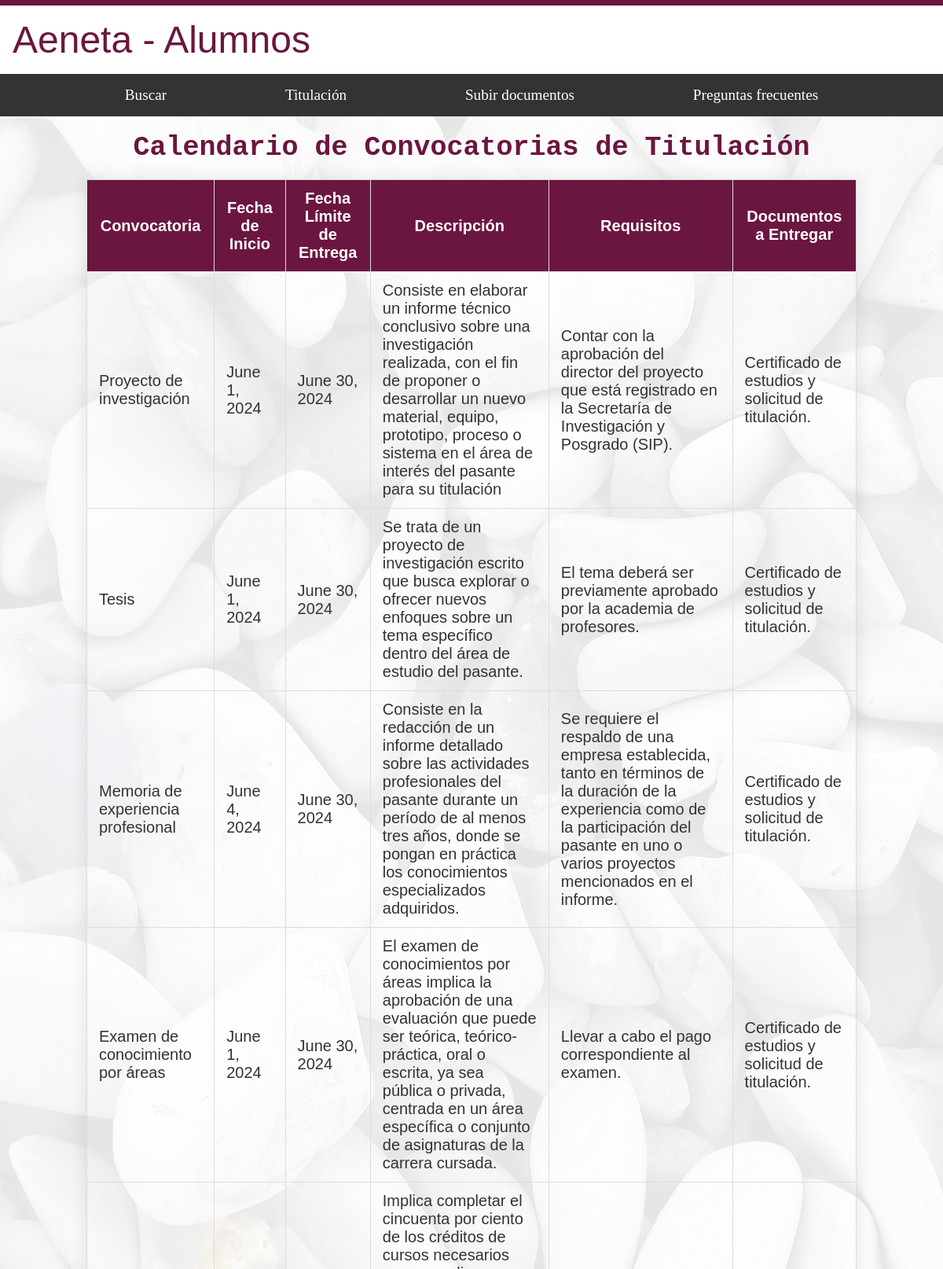
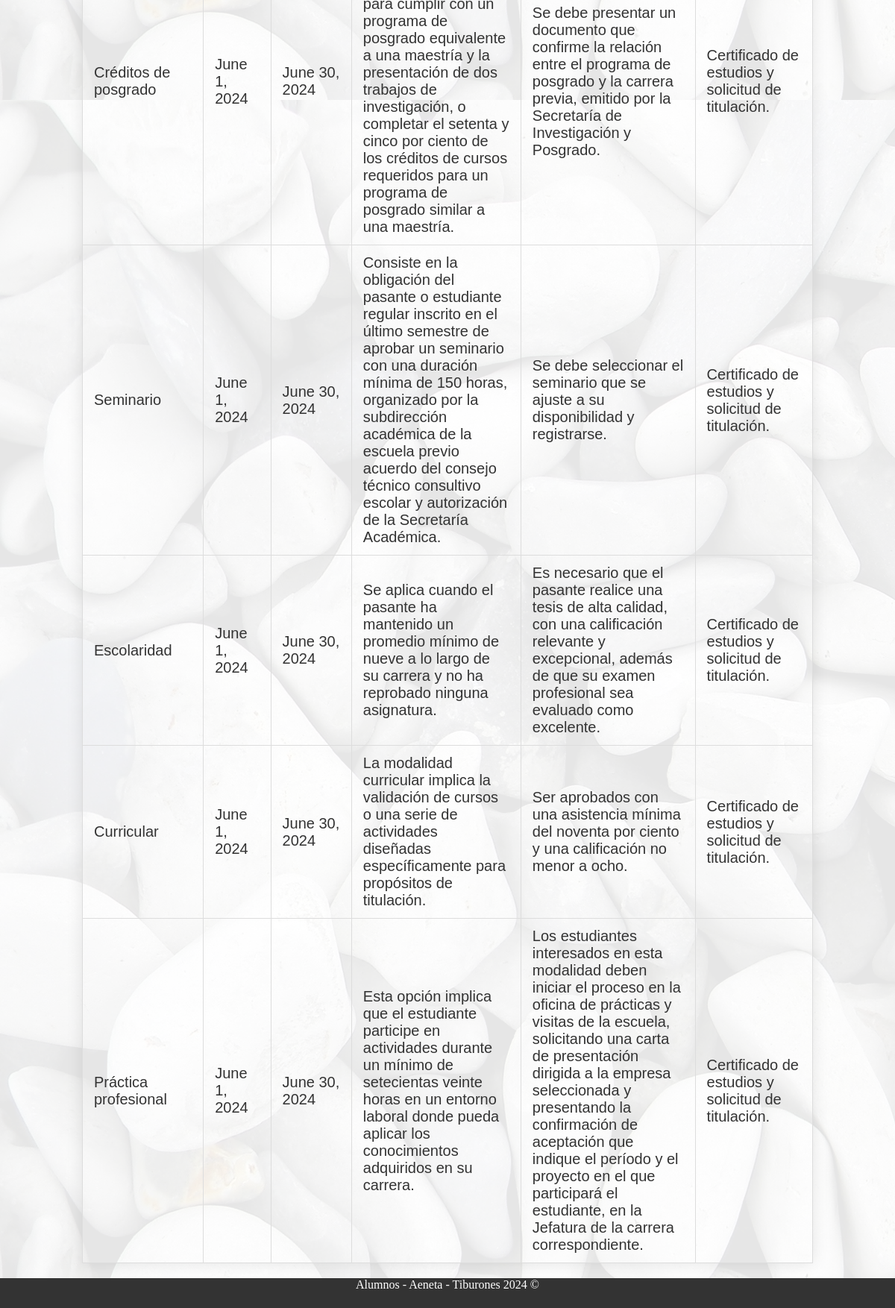
The app's page /alumnos/titulacion/calendario_titulacion/ (signed in) with its own data (2 pictures, top to bottom).
### administracion/models.py (models this page shows, shortened)
class FormaTitulacion(models.Model):
    convocatoria = models.CharField(max_length=100)
    fecha_inicio = models.DateField()
    fecha_limite_entrega = models.DateField()
    descripcion = models.TextField()
    requisitos = models.TextField()
    documentos_a_entregar = models.TextField()

### alumnos/views.py (the view)
# urls.py: path('titulacion/calendario_titulacion/', AlumnosTitulacionCalendario.as_view(), name='calendario_titulacion'),
class AlumnosTitulacionCalendario(AlumnoRequiredMixin, TemplateView):
    template_name = 'alumnos/titulacion/calendario_titulacion.html'
    def get_context_data(self, **kwargs):
        context = super().get_context_data(**kwargs)
        context['convocatorias'] = FormaTitulacion.objects.all()
        return context

### alumnos/mixins.py (called while the page is built)
    def dispatch(self, request, *args, **kwargs):
        if not request.user.is_authenticated:
            return self.handle_no_permission()
        if not request.user.is_alumno:
            messages.error(request, 'No tienes permiso para ver esta página.')
            return redirect('nombre_de_la_url_por_defecto')
        return super().dispatch(request, *args, **kwargs)

### alumnos/templates/alumnos/titulacion/calendario_titulacion.html
{% extends "base_generic_alumnos.html" %}
{% block content %}
  <div id="fondo">
    <div class="contenedor_principal letra_texto">
        <h1 class="letra_titulos">Calendario de Convocatorias de Titulación</h1>
        <table>
            <thead>
                <tr>
                    <th>Convocatoria</th>
                    <th>Fecha de Inicio</th>
                    <th>Fecha Límite de Entrega</th>
                    <th>Descripción</th>
                    <th>Requisitos</th>
                    <th>Documentos a Entregar</th>
                </tr>
            </thead>
            <tbody>
                {% for convocatoria in convocatorias %}
                <tr>
                    <td>{{ convocatoria.convocatoria }}</td>
                    <td>{{ convocatoria.fecha_inicio }}</td>
                    <td>{{ convocatoria.fecha_limite_entrega }}</td>
                    <td>{{ convocatoria.descripcion }}</td>
                    <td>{{ convocatoria.requisitos }}</td>
                    <td>{{ convocatoria.documentos_a_entregar }}</td>
                </tr>
                {% endfor %}
                </tbody>
            </table>
    </div>
  </div>
{% endblock %}

### alumnos/static/styles/base_alumnos.css (style rules this page uses)
html { margin: 0; padding: 0; overflow-x: hidden; box-sizing: border-box; }
.header-flex-container, #fondo, footer { width: 100%; max-width: 100%; box-sizing: border-box; }
body { margin: 0; padding: 0; min-height: 100vh; display: flex; flex-direction: column; }
.header-flex-container, #fondo, footer { width: 100%; }
#fondo { position: relative; flex: 1; display: flex; flex-direction: column; justify-content: center; }
#fondo::before { content: ''; background-image: url('/static/image_alumnos/fondo_alumnos.jpg'); opacity: 0.1; top: 0; left: 0; bottom: 0; right: 0; position: absolute; z-index: -1; }
.contenedor_principal { position: relative; margin: auto; width: 85%; z-index: 2; padding: 10px; overflow: hidden; }
.letra_titulos { font-family: monospace; color: #6b1640; font-size: 35px; text-align: center; }
.letra_texto { font-family: sans-serif; color: black; font-size: 20px; text-align: justify; }

### alumnos/static/styles/estatus_titulacion.css (style rules this page uses)
*, *::before, *::after { margin: 0; padding: 0; box-sizing: border-box; }

### alumnos/static/styles/subir_documento.css (style rules this page uses)
.contenedor_principal { position: relative; margin: auto; width: 85%; z-index: 2; padding: 10px; }
.letra_titulos { font-family: monospace; color: #6b1640; font-size: 35px; text-align: center; }
.letra_texto { font-family: sans-serif; color: black; font-size: 20px; text-align: justify; }

### alumnos/static/styles/busqueda_simple_alumno.css (style rules this page uses)
* { box-sizing: border-box; }

### alumnos/static/styles/calendario_titulacion_alumnos.css (style rules this page uses)
h1 { text-align: center; color: #333; }
table { width: 100%; border-collapse: collapse; box-shadow: 0 0 20px rgba(0,0,0,0.1); }
th, td { padding: 12px 15px; border: 1px solid #ddd; text-align: justify; }
th { background-color: #6b1640; color: #ffffff; }
th { text-align: center; }
td { text-align:left; color: #333; }

### alumnos/static/styles/ver_trabajo_alumno.css (style rules this page uses)
.contenedor_principal { padding: 20px; }
.letra_titulos { margin-bottom: 20px; }

### records on screen
FormaTitulacion: convocatoria "Proyecto de investigación", fecha_inicio "June 1, 2024", fecha_limite_entrega "June 30, 2024", descripcion "Consiste en elaborar un informe técnico conclusivo sobre una investigación realizada, con el fin de proponer o desarrollar un nuevo material, equipo, prototipo, proceso o sistema en el área de interés del pasante para su titulación", requisitos "Contar con la aprobación del director del proyecto que está registrado en la Secretaría de Investigación y Posgrado (SIP).", documentos_a_entregar "Certificado de estudios y solicitud de titulación."
FormaTitulacion: convocatoria "Tesis", fecha_inicio "June 1, 2024", fecha_limite_entrega "June 30, 2024", descripcion "Se trata de un proyecto de investigación escrito que busca explorar o ofrecer nuevos enfoques sobre un tema específico dentro del área de estudio del pasante.", requisitos "El tema deberá ser previamente aprobado por la academia de profesores.", documentos_a_entregar "Certificado de estudios y solicitud de titulación."
FormaTitulacion: convocatoria "Memoria de experiencia profesional", fecha_inicio "June 4, 2024", fecha_limite_entrega "June 30, 2024", descripcion "Consiste en la redacción de un informe detallado sobre las actividades profesionales del pasante durante un período de al menos tres años, donde se pongan en práctica los conocimientos especializados adquiridos.", requisitos "Se requiere el respaldo de una empresa establecida, tanto en términos de la duración de la experiencia como de la participación del pasante en uno o varios proyectos mencionados en el informe.", documentos_a_entregar "Certificado de estudios y solicitud de titulación."
FormaTitulacion: convocatoria "Examen de conocimiento por áreas", fecha_inicio "June 1, 2024", fecha_limite_entrega "June 30, 2024", descripcion "El examen de conocimientos por áreas implica la aprobación de una evaluación que puede ser teórica, teórico-práctica, oral o escrita, ya sea pública o privada, centrada en un área específica o conjunto de asignaturas de la carrera cursada.", requisitos "Llevar a cabo el pago correspondiente al examen.", documentos_a_entregar "Certificado de estudios y solicitud de titulación."
FormaTitulacion: convocatoria "Créditos de posgrado", fecha_inicio "June 1, 2024", fecha_limite_entrega "June 30, 2024", descripcion "Implica completar el cincuenta por ciento de los créditos de cursos necesarios para cumplir con un programa de posgrado equivalente a una maestría y la presentación de dos trabajos de investigación, o completar el setenta y cinco por ciento de los créditos de cursos requeridos para un programa de posgrado similar a una maestría.", requisitos "Se debe presentar un documento que confirme la relación entre el programa de posgrado y la carrera previa, emitido por la Secretaría de Investigación y Posgrado.", documentos_a_entregar "Certificado de estudios y solicitud de titulación."
FormaTitulacion: convocatoria "Seminario", fecha_inicio "June 1, 2024", fecha_limite_entrega "June 30, 2024", descripcion "Consiste en la obligación del pasante o estudiante regular inscrito en el último semestre de aprobar un seminario con una duración mínima de 150 horas, organizado por la subdirección académica de la escuela previo acuerdo del consejo técnico consultivo escolar y autorización de la Secretaría Académica.", requisitos "Se debe seleccionar el seminario que se ajuste a su disponibilidad y registrarse.", documentos_a_entregar "Certificado de estudios y solicitud de titulación."
FormaTitulacion: convocatoria "Escolaridad", fecha_inicio "June 1, 2024", fecha_limite_entrega "June 30, 2024", descripcion "Se aplica cuando el pasante ha mantenido un promedio mínimo de nueve a lo largo de su carrera y no ha reprobado ninguna asignatura.", requisitos "Es necesario que el pasante realice una tesis de alta calidad, con una calificación relevante y excepcional, además de que su examen profesional sea evaluado como excelente.", documentos_a_entregar "Certificado de estudios y solicitud de titulación."
FormaTitulacion: convocatoria "Curricular", fecha_inicio "June 1, 2024", fecha_limite_entrega "June 30, 2024", descripcion "La modalidad curricular implica la validación de cursos o una serie de actividades diseñadas específicamente para propósitos de titulación.", requisitos "Ser aprobados con una asistencia mínima del noventa por ciento y una calificación no menor a ocho.", documentos_a_entregar "Certificado de estudios y solicitud de titulación."
FormaTitulacion: convocatoria "Práctica profesional", fecha_inicio "June 1, 2024", fecha_limite_entrega "June 30, 2024", descripcion "Esta opción implica que el estudiante participe en actividades durante un mínimo de setecientas veinte horas en un entorno laboral donde pueda aplicar los conocimientos adquiridos en su carrera.", requisitos "Los estudiantes interesados en esta modalidad deben iniciar el proceso en la oficina de prácticas y visitas de la escuela, solicitando una carta de presentación dirigida a la empresa seleccionada y presentando la confirmación de aceptación que indique el período y el proyecto en el que participará el estudiante, en la Jefatura de la carrera correspondiente.", documentos_a_entregar "Certificado de estudios y solicitud de titulación."
